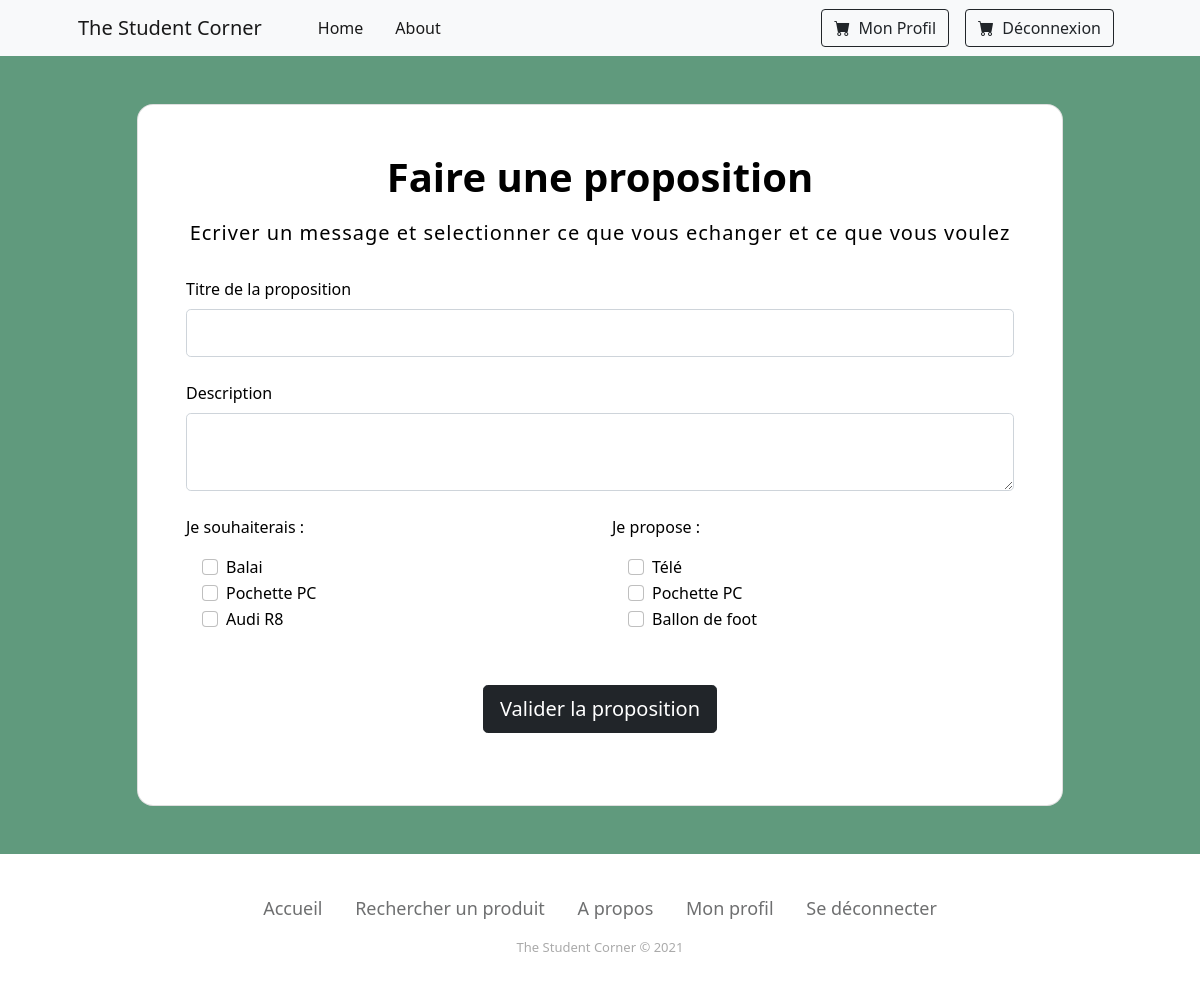
/?r=contact&to=3 (signed in), run on the app's committed database.
### tables this page shows
CREATE TABLE IF NOT EXISTS produit (
    idproduit int(11) NOT NULL AUTO_INCREMENT,
    nom varchar(100) NOT NULL,
    description varchar(100) NOT NULL,
    type int(11) NOT NULL,
    PRIMARY KEY (idproduit)
);

### tools.php (called while the page is built, shortened)
<?php
spl_autoload_register(function($name) {
	$dir = "model";
	if (strpos($name,"Controller") !== FALSE)
		$dir = "controller";
	$path = $dir."/".$name.".php";
});

### controller/Controller.php (called while the page is built, shortened)
<?php
class Controller {
	public function render($view, $d=null) {
		$controller = get_class($this);
		$model = substr($controller, 0,
		strpos($controller, "Controller"));
		$data = $d;
		include_once "view/header.php";
		include_once "view/".strtolower($model)."/".$view.".php";
		include_once "view/footer.php";
	}
}

### controller/ContactController.php (called while the page is built, shortened)
<?php
class ContactController extends Controller {
  public function index(){
    $user = unserialize($_SESSION["user"]);
    $proposes = Offre::findOffres($user->idutilisateur);
    $to = new Utilisateur(parameters()["to"]);
    $demandes = Demande::findDemandes($to->idutilisateur);
    $this->render("index", ["user"=>$user,"to"=>$to,"demandes"=>$demandes,"proposes"=>$proposes]);
  }
}

### index.php (called while the page is built, shortened)
<?php
include_once "db.php";
include_once "tools.php";
include_once "controller/route.php";

### model/Model.php (called while the page is built, shortened)
<?php
class Model {
	public function __construct($id=null) {
		$class = get_class($this);
		$table = strtolower($class);
		if ($id != null) {
			$st = db()->prepare("select * from $table where id$table=:id");
			$st->bindValue(":id", $id);
			$st->execute();
			if ($st->rowCount() != 1) {
				throw new Exception("Not in table: ".$table." id: ".$id );
			} else {
				$row = $st->fetch(PDO::FETCH_ASSOC);
				$classes = glob('model/*');
				$classes_update = array();
				foreach($classes as &$value) {
					$value = substr($value,6);
					$value = substr($value,0,-4);
					$classes_update[strtolower($value)] = $value;
				}
				foreach($row as $field => $value) {
					if (substr($field, 0,2) == "id" && $field != "id".$table) {
						$linkedField = substr($field, 2);
						$this->$field = new $linkedClass($value);
					} else {
						$this->$field = $value;
					}
				}
			}
		}
	}
	public function __get($fieldName) {
		$varName = "_".$fieldName;
		if (property_exists(get_class($this), $varName))
			return $this->$varName;
		else {
			throw new Exception("Unknown variable: ".$fieldName." in ".get_class($this));
		}
	}
	public function __set($fieldName, $value) {
		$varName = "_".$fieldName;
		if ($value !== null) {
			if (property_exists(get_class($this), $varName)) {
				$class = get_class($this);
				$table = strtolower($class);
				$id = "_id".$fieldName;
				if (isset($value->$id)) {
					$st = db()->prepare("update $table set id$fieldName=:val where id$table=:id");
					$id = substr($id, 1);
					$st->bindValue(":val", $value->$id);
				} else {
					$st = db()->prepare("update $table set $fieldName=:val where id$table=:id");
					$st->bindValue(":val", $value);
				}
				$id = "id".$table;
				$st->bindValue(":id", $this->$id);
				$st->execute();
			} else {
				throw 	new Exception("Unknown variable: ".$fieldName. " in ".get_class($this));
			}
		}
	}
}

### db.php (called while the page is built)
<?php
$db = new PDO("mysql:host=localhost;dbname=info732","root","");
$db->exec("SET NAMES 'utf8';");
function db() { global $db; return $db; }

### model/Demande.php (called while the page is built, shortened)
<?php
class Demande extends Model {
	public function __construct($idutilisateur=null, $iddemande=null) {
		$class = get_class($this);
		$table = strtolower($class);
		if ($idutilisateur != null || $iddemande != null) {
			$st = db()->prepare("select * from $table where idutilisateur=:idutilisateur and iddemande=:iddemande");
			$st->bindValue(":idutilisateur", $idutilisateur);
			$st->bindValue(":iddemande", $iddemande);
			$st->execute();
			$this->produit = new Produit($this->iddemande);
		}
	}
	public static function findDemandes($idutilisateur){
		$sql = "select * from demande where idutilisateur=:idutilisateur";
		$st = db()->prepare($sql);
		$st->bindValue(":idutilisateur", $idutilisateur, PDO::PARAM_INT);
        $st->execute();
        $list = array();
        while($row = $st->fetch(PDO::FETCH_ASSOC)) {
            $list[] = new $class($row["idutilisateur"], $row["iddemande"]);
        }
        return $list;
	}
}

### model/Role.php (called while the page is built, shortened)
<?php
class Role extends Model {
	public function __toString() {
		return get_class($this).": ".$this->nom_role;
	}
}

### model/Offre.php (called while the page is built, shortened)
<?php
class Offre extends Model {
	public function __construct($idutilisateur=null, $idoffre=null){
		$class = get_class($this);
		$table = strtolower($class);
		if ($idutilisateur != null || $iddemande != null) {
			$st = db()->prepare("select * from $table where idutilisateur=:idutilisateur and idoffre=:idoffre");
			$st->bindValue(":idutilisateur", $idutilisateur);
			$st->bindValue(":idoffre", $idoffre);
			$st->execute();
			if ($st->rowCount() != 1) {
				throw new Exception("Not in table: ".$table." id: ".$id );
			} else {
				$row = $st->fetch(PDO::FETCH_ASSOC);
				foreach($row as $field => $value) {
					if (substr($field, 0,2) == "id" && $field != "id".$table) {
						$this->$field = new $linkedClass($value);
					} else {
						$this->$field = $value;
					}
				}
			}
			$this->produit = new Produit($this->idoffre);
		}
	}
	public static function findOffres($idutilisateur){
		$sql = "select * from offre where idutilisateur=:idutilisateur";
		$st = db()->prepare($sql);
		$st->bindValue(":idutilisateur", $idutilisateur, PDO::PARAM_INT);
        $st->execute();
        $list = array();
        while($row = $st->fetch(PDO::FETCH_ASSOC)) {
            $list[] = new $class($row["idutilisateur"], $row["idoffre"]);
        }
        return $list;
	}
}

### model/Campus.php (called while the page is built, shortened)
<?php
class Campus extends Model {
	public function __toString() {
		return get_class($this).": ".$this->nom_campus;
	}
}

### view/contact/index.php (the view)
<section class="" style="background-color: #609a7d;">
  <div class="container py-5 h-100">
    <div class="row d-flex justify-content-center align-items-center h-100">
      <div class="col col-xl-10">
        <div class="card" style="border-radius: 1rem;">
          <div class="row g-0">
            <div class="card-body p-4 p-lg-5 text-black">
				<form action=".?r=contact/send&to=<?php echo $data["to"]->idutilisateur; ?>" method="post">
					<div class="mb-3 pb-1 text-center">
					<span class="h1 fw-bold mb-0">Faire une proposition</span>
					</div>
					<h5 class="fw-normal mb-3 pb-3 text-center" style="letter-spacing: 1px;">Ecriver un message et selectionner ce que vous echanger et ce que vous voulez</h5>
					<div class="form-outline mb-4">
					<label class="form-label" for="title">Titre de la proposition</label>
					<input type="text" id="title" name="title" class="form-control form-control-lg" />
					</div>
					<div class="form-outline mb-4">
					<label class="form-label" for="desc">Description</label>
					<textarea id="desc" name="desc" rows="2" class ="form-control form-control-lg"></textarea>
					</div>
					<div class = "row">
						<div class = "col mb-5 min-vw-50">
							<p class="fw-normal">Je souhaiterais :</p>
							<div class="mx-3">
							<?php
								foreach($data["demandes"] as $d){
									$produit = $d->produit;
									echo <<<html
									<div class="form-check">
										<input
											class="form-check-input"
											type="checkbox"
											value="$produit->idproduit"
											id="flexCheckDefault"
											name="wants[]"
										/>
										<label class="form-check-label" for="flexCheckDefault">
											$produit->nom
										</label>
									</div>
									html;
								}
								?>
							</div>
						</div>
						<div class = "col mb-5 min-vw-50">
							<p class="fw-normal">Je propose :</p>
							<div class="mx-3">
								<?php
								foreach($data["proposes"] as $d){
									$produit = $d->produit;
									echo <<<html
									<div class="form-check">
										<input
											class="form-check-input"
											type="checkbox"
											value="$produit->idproduit"
											id="flexCheckDefault"
											name="gives[]"
										/>
										<label class="form-check-label" for="flexCheckDefault">
											$produit->nom
										</label>
									</div>
									html;
								}
								?>
							</div>
						</div>
					</div>
					<div class="pt-1 mb-4 text-center">
					<button class="btn btn-dark btn-lg btn-block" type="submit">Valider la proposition</button>
					</div>
				</form>
			</div>
          </div>
        </div>
      </div>
    </div>
  </div>
</section>

### controller/route.php (shortened to what this page needs)
<?php
$parameters = array();
if (isset($_GET))
	foreach($_GET as $k=>$v)
		$parameters[$k] = $v;
function parameters() {
	global $parameters;
	return $parameters;
}
if (isset(parameters()["r"])) {
	$route = parameters()["r"];
	if (strpos($route,"/") === FALSE)
		list($controller, $action) = array($route, "index");
	else
		list($controller, $action) = explode("/", $route);
	$controller = ucfirst($controller)."Controller";
	if (class_exists($controller)) {
		$c = new $controller();
		$c->$action();
	}
} else {
	$c = new SiteController();
	$c->index();
}

### view/header.php (shortened to what this page needs)
<!DOCTYPE html>
<html>
<head>
	<link rel="stylesheet" href="https://cdn.jsdelivr.net/npm/bootstrap-icons@1.6.0/font/bootstrap-icons.css">
	<link rel="stylesheet" type="text/css" href="./css/bootstrap.css"/>
	<link rel="stylesheet" type="text/css" href="./css/style.css"/>
</head>
<body>
	<main>
	<header>
		<nav class="navbar navbar-expand-lg navbar-light bg-light">
            <div class="container px-4 px-lg-5">
                <a class="navbar-brand" href=".">The Student Corner</a>
				<ul class="navbar-nav me-auto mb-2 mb-lg-0 ms-lg-4 flex-row h-100">
					<li class="nav-item mx-2"><a class="nav-link active" href=".">Home</a></li>
					<li class="nav-item mx-2"><a class="nav-link active" href=".?r=about">About</a></li>
				</ul>
				<?php if (isset($_SESSION['user'])){?>
					<a class="text-decoration-none d-flex px-2" href=".?r=user/profil">
						<button class="btn btn-outline-dark" type="submit">
							<i class="bi-cart-fill me-1"></i>
							Mon Profil
						</button>
					</a>
					<a class="text-decoration-none d-flex px-2" href=".?r=user/logout">
						<button class="btn btn-outline-dark" type="submit">
							<i class="bi-cart-fill me-1"></i>
							Déconnexion
						</button>
					</a>
				<?php } ?>
            </div>
        </nav>
	</header>
	<section class="background">

### view/footer.php
</section>
    <div class="footer-basic">
        <footer>
            <ul class="list-inline">
                <li class="list-inline-item"><a href=".?r=site/index">Accueil</a></li>
                <li class="list-inline-item"><a href=".?r=site/index">Rechercher un produit</a></li>
                <li class="list-inline-item"><a href=".?r=about/index">A propos</a></li>
				<?php if (isset($_SESSION['user'])){?>
                    <li class="list-inline-item"><a href=".?r=user/profil">Mon profil</a></li>
                    <li class="list-inline-item"><a href=".?r=user/logout">Se déconnecter</a></li>
                <?php }else{?>
                    <li class="list-inline-item"><a href=".?r=user/login">Se connecter</a></li>
                    <li class="list-inline-item"><a href=".?r=user/register">S'inscrire</a></li>
                <?php } ?>
                </ul>
            <p class="copyright">The Student Corner © 2021</p>
        </footer>
    </div>
</main>
</body>
</html>

### css/style.css (style rules this page uses)
.footer-basic { padding:40px 0; background-color:#ffffff; color:#4b4c4d; }
.footer-basic ul { padding:0; list-style:none; text-align:center; font-size:18px; line-height:1.6; margin-bottom:0; }
.footer-basic li { padding:0 10px; }
.footer-basic ul a { color:inherit; text-decoration:none; opacity:0.8; }
.footer-basic .copyright { margin-top:15px; text-align:center; font-size:13px; color:#aaa; margin-bottom:0; }

### data on the page
produit: nom "Balai"
produit: nom "Pochette PC"
produit: nom "Audi R8"
produit: nom "Télé"
produit: nom "Pochette PC"
produit: nom "Ballon de foot"
